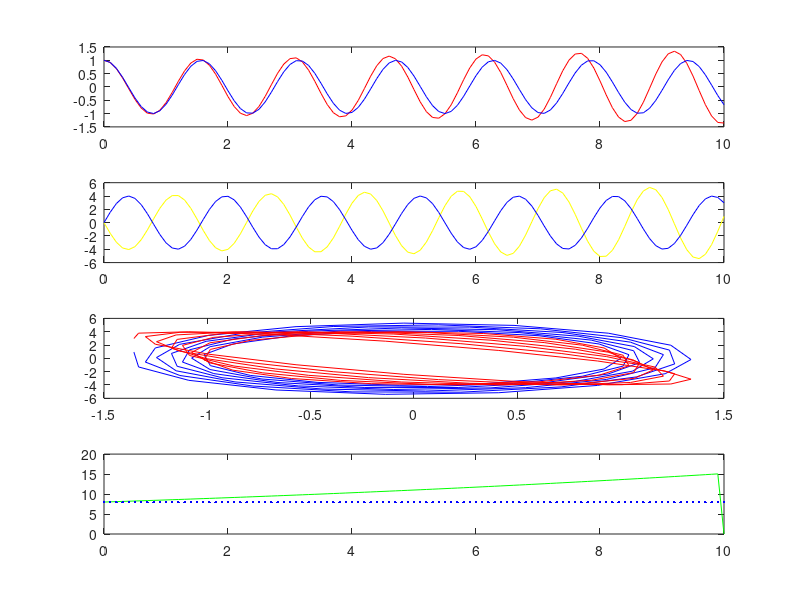
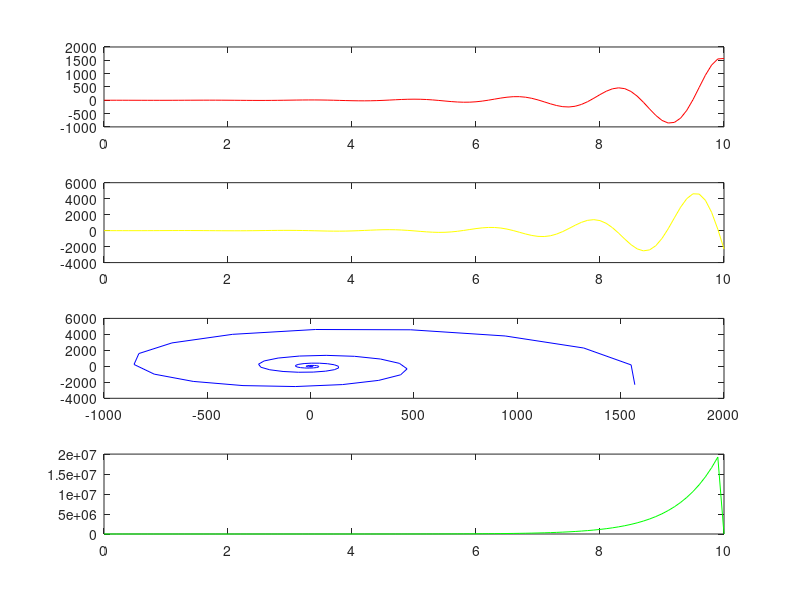

Reproduce these figures in MATLAB, in order.
clear all; 
close all; 
clc

m = 1; 
K = 16;
tf = 10; 
A = 1;
W = sqrt(K/m);
h = 0.1;
t = 0:h:tf;

vx = zeros(1,length(t));
x = zeros(1,length(t));
Em = zeros(1,length(t));
x(1) = 1;


% Funções anónimas
fx = @(v) v;
fv = @(x) -K*x/m; 


%% Runge-Kutta 2nd order
for i = 1:(length(t)-1)
    r1v = fv(x(i));
    r1x = fx(vx(i));
    
    r2v = fv(x(i)+ r1x* (h/2));
    r2x = fx(vx(i) + r1v * (h/2));
    
    vx(i+1) = vx(i) + r2v*h;
    x(i+1) = x(i) + r2x*h;
    
    Em(i) = (1/2)*m*abs(vx(i))^2 + (1/2)*K*x(i)^2;
end

%% Solução Analítica
x_a = A*cos(W*t); 
vx_a = A*W*sin(W*t);
Em_a = (1/2)*K*A^2;

figure(1)
subplot(4,1,1)
plot(t,x,'r',t,x_a,'b')
subplot(4,1,2)
plot(t,vx,'y',t,vx_a,'b')
subplot(4,1,3)
plot(x,vx,'b',x,vx_a,'r')
subplot(4,1,4)
plot(t,Em,'g',t,Em_a,'b')

%% Euler
for i = 1:(length(t)-1)
    ax = -(K/m)*x(i);
    vx(i+1) = vx(i) + ax*h;
    x(i+1) = x(i) + vx(i)*h;
    
    Em(i) = (1/2)*m*abs(vx(i))^2 + (1/2)*K*x(i)^2;
end

figure(2)
subplot(4,1,1)
plot(t,x,'r')
subplot(4,1,2)
plot(t,vx,'y')
subplot(4,1,3)
plot(x,vx,'b')
subplot(4,1,4)
plot(t,Em,'g')
